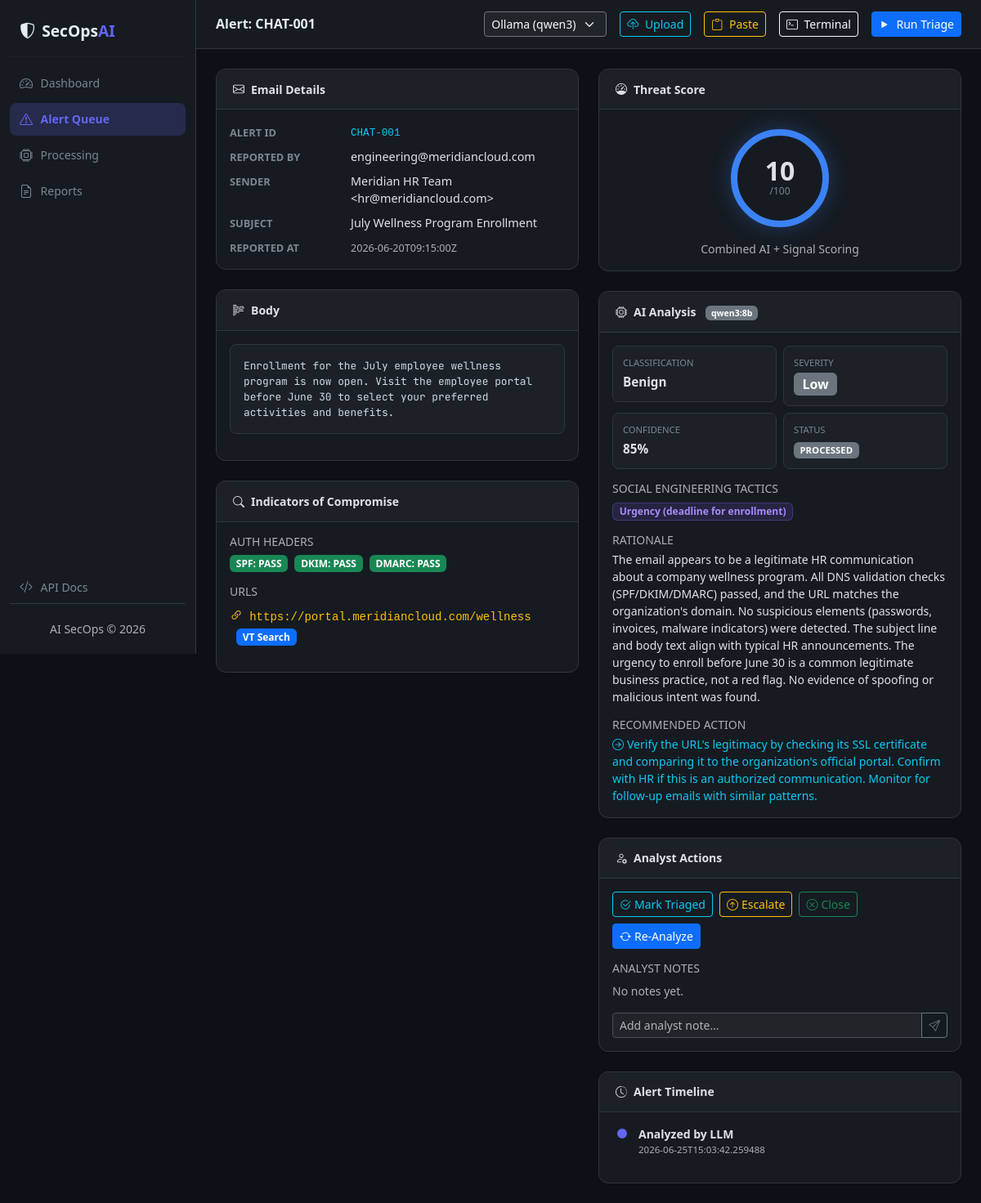
The app's page /alerts/CHAT-001 with its own data.
### tables this page shows
CREATE TABLE alerts (
                    alert_id            TEXT PRIMARY KEY,
                    sender_email        TEXT,
                    sender_display_name TEXT,
                    subject             TEXT,
                    body_text           TEXT,
                    urls                TEXT,
                    attachments         TEXT,
                    spf                 TEXT,
                    dkim                TEXT,
                    dmarc               TEXT,
                    reported_by         TEXT,
                    reported_at         TEXT,
                    classification      TEXT,
                    severity            TEXT,
                    confidence          INTEGER,
                    threat_score        INTEGER,
                    status              TEXT DEFAULT 'NEW',
                    rationale           TEXT,
                    recommended_action  TEXT,
                    social_engineering_tactics TEXT,
                    processed_at        TEXT
                );

CREATE TABLE audit_log (
                    id          INTEGER PRIMARY KEY AUTOINCREMENT,
                    alert_id    TEXT,
                    action      TEXT,
                    note        TEXT,
                    timestamp   TEXT
                );

### app/routes/alerts.py (the view)
@router.get("/{alert_id}", name="alert_detail")
async def alert_detail(request: Request, alert_id: str):
    db    = request.app.state.db
    alert = db.get_alert(alert_id)
    if not alert:
        return request.app.state.templates.TemplateResponse("404.html", {"request": request}, status_code=404)
    _enrich(alert)
    audit = db.get_audit_log(alert_id)
    notes = db.get_notes(alert_id)
    return request.app.state.templates.TemplateResponse("alert_detail.html", {
        "request": request,
        "alert":   alert,
        "audit":   audit,
        "notes":   notes,
    })

### app/templates/alert_detail.html (shortened to what this page needs)
{% extends "base.html" %}
{% block page_title %}Alert: {{ alert.alert_id }}{% endblock %}
{% block content %}
<div class="row g-4">
  <div class="col-lg-6">
    <div class="card card-dark mb-4">
      <div class="card-header"><i class="bi bi-envelope me-2"></i>Email Details</div>
      <div class="card-body">
        <dl class="row mb-0 detail-dl">
          <dt>Alert ID</dt>
          <dd><code class="text-info">{{ alert.alert_id }}</code></dd>
          <dt>Reported By</dt>
          <dd>{{ alert.reported_by or '—' }}</dd>
          <dt>Sender</dt>
          <dd>{{ alert.sender_display_name or '' }} &lt;{{ alert.sender_email }}&gt;</dd>
          <dt>Subject</dt>
          <dd>{{ alert.subject }}</dd>
          <dt>Reported At</dt>
          <dd><small class="text-muted">{{ alert.reported_at }}</small></dd>
        </dl>
      </div>
    </div>
    <div class="card card-dark mb-4">
      <div class="card-header"><i class="bi bi-body-text me-2"></i>Body</div>
      <div class="card-body">
        <pre class="body-pre">{{ alert.body_text }}</pre>
      </div>
    </div>
    <div class="card card-dark mb-4">
      <div class="card-header"><i class="bi bi-search me-2"></i>Indicators of Compromise</div>
      <div class="card-body">
        <h6 class="small text-muted mb-2">AUTH HEADERS</h6>
        <div class="d-flex gap-2 mb-3 flex-wrap">
          <span class="badge {% if alert.spf == 'fail' %}bg-danger{% else %}bg-success{% endif %}">
            SPF: {{ alert.spf | upper }}
          </span>
          <span class="badge {% if alert.dkim == 'fail' %}bg-danger{% else %}bg-success{% endif %}">
            DKIM: {{ alert.dkim | upper }}
          </span>
          <span class="badge {% if alert.dmarc == 'fail' %}bg-danger{% else %}bg-success{% endif %}">
            DMARC: {{ alert.dmarc | upper }}
          </span>
        </div>
        {% if alert.urls_list %}
        <h6 class="small text-muted mb-2">URLS</h6>
        <ul class="list-unstyled mb-3">
          {% for u in alert.urls_list %}
          <li class="mb-1"><i class="bi bi-link-45deg text-warning me-1"></i>
            <code class="text-warning">{{ u }}</code>
            <a href="https://www.virustotal.com/gui/search?query={{ u | urlencode }}" target="_blank" class="badge bg-primary text-decoration-none ms-2">
              VT Search
            </a>
          </li>
          {% endfor %}
        </ul>
        {% endif %}
      </div>
    </div>
  </div>
  <div class="col-lg-6">
    <div class="card card-dark mb-4 border-{% if alert.threat_score >= 70 %}danger{% elif alert.threat_score >= 40 %}warning{% else %}info{% endif %}">
      <div class="card-header"><i class="bi bi-speedometer me-2"></i>Threat Score</div>
      <div class="card-body text-center">
        <div class="threat-score-ring
          {% if alert.threat_score >= 70 %}ring-critical{% elif alert.threat_score >= 40 %}ring-high{% else %}ring-low{% endif %}">
          <span class="score-value">{{ alert.threat_score or 0 }}</span>
          <span class="score-max">/100</span>
        </div>
        <div class="mt-2 text-muted small">Combined AI + Signal Scoring</div>
      </div>
    </div>
    <div class="card card-dark mb-4">
      <div class="card-header"><i class="bi bi-cpu me-2"></i>AI Analysis
        <span class="badge bg-secondary ms-2">qwen3:8b</span>
      </div>
      <div class="card-body">
        <div class="row g-2 mb-3">
          <div class="col-6">
            <div class="analysis-field">
              <div class="analysis-label">Classification</div>
              <div class="analysis-value">{{ alert.classification or '—' }}</div>
            </div>
          </div>
          <div class="col-6">
            <div class="analysis-field">
              <div class="analysis-label">Severity</div>
              <div class="analysis-value">
                <span class="badge bg-{% if alert.severity=='Critical' %}danger{% elif alert.severity=='High' %}warning{% elif alert.severity=='Medium' %}info{% else %}secondary{% endif %} fs-6">
                  {{ alert.severity or '—' }}
                </span>
              </div>
            </div>
          </div>
          <div class="col-6">
            <div class="analysis-field">
              <div class="analysis-label">Confidence</div>
              <div class="analysis-value fw-bold">{{ alert.confidence or 0 }}%</div>
            </div>
          </div>
          <div class="col-6">
            <div class="analysis-field">
              <div class="analysis-label">Status</div>
              <div class="analysis-value">
                <span class="badge bg-{{ alert.status_color }}">{{ alert.status }}</span>
              </div>
            </div>
          </div>
        </div>
        {% if alert.tactics_list %}
        <h6 class="small text-muted mb-2">SOCIAL ENGINEERING TACTICS</h6>
        <div class="d-flex flex-wrap gap-2 mb-3">
          {% for t in alert.tactics_list %}
          <span class="badge bg-purple-subtle text-purple border border-purple-subtle">{{ t }}</span>
          {% endfor %}
        </div>
        {% endif %}
        <h6 class="small text-muted mb-1">RATIONALE</h6>
        <p class="small mb-3">{{ alert.rationale or '—' }}</p>
        <h6 class="small text-muted mb-1">RECOMMENDED ACTION</h6>
        <p class="small text-info mb-0">
          <i class="bi bi-arrow-right-circle me-1"></i>{{ alert.recommended_action or '—' }}
        </p>
      </div>
    </div>
    <div class="card card-dark mb-4">
      <div class="card-header"><i class="bi bi-person-gear me-2"></i>Analyst Actions</div>
      <div class="card-body">
        <div class="d-flex flex-wrap gap-2 mb-3">
          <form method="POST" action="/alerts/{{ alert.alert_id }}/status">
            <button class="btn btn-sm btn-outline-info" type="submit">
              <i class="bi bi-check2-circle me-1"></i>Mark Triaged
            </button>
          </form>
          <form method="POST" action="/alerts/{{ alert.alert_id }}/status">
            <button class="btn btn-sm btn-outline-warning" type="submit">
              <i class="bi bi-arrow-up-circle me-1"></i>Escalate
            </button>
          </form>
          <form method="POST" action="/alerts/{{ alert.alert_id }}/status">
            <button class="btn btn-sm btn-outline-success" type="submit">
              <i class="bi bi-x-circle me-1"></i>Close
            </button>
          </form>
          <button class="btn btn-sm btn-primary" type="button"
                  hx-post="/api/reanalyze/{{ alert.alert_id }}" hx-swap="none"
                  onclick="this.disabled=true; this.innerHTML='<i class=\'bi bi-arrow-repeat spin me-1\'></i>Analyzing...'; showToast('Re-Analysis Started', 'Qwen is analyzing this alert. The page will auto-reload in 10 seconds.', 'info'); setTimeout(()=>{window.location.reload()}, 10000)">
            <i class="bi bi-arrow-repeat me-1"></i>Re-Analyze
          </button>
        </div>
        <h6 class="small text-muted mb-2">ANALYST NOTES</h6>
        {% for n in notes %}
        <div class="note-bubble mb-2">
          <div class="note-text">{{ n.note }}</div>
          <div class="note-time text-muted">{{ n.created_at }}</div>
        </div>
        {% else %}
        <p class="text-muted small">No notes yet.</p>
        {% endfor %}
        <form method="POST" action="/alerts/{{ alert.alert_id }}/note" class="mt-2">
          <div class="input-group input-group-sm">
            <input class="form-control"
                   name="note" placeholder="Add analyst note…" required/>
            <button class="btn btn-outline-secondary" type="submit">
              <i class="bi bi-send"></i>
            </button>
          </div>
        </form>
      </div>
    </div>
    <div class="card card-dark">
      <div class="card-header"><i class="bi bi-clock-history me-2"></i>Alert Timeline</div>
      <div class="card-body p-0">
        <ul class="timeline-list">
          {% for e in audit %}
          <li class="timeline-item">
            <span class="timeline-dot"></span>
            <div class="timeline-content">
              <div class="timeline-action">{{ e.action }}</div>
              <div class="timeline-time text-muted">{{ e.timestamp }}</div>
            </div>
          </li>
          {% else %}
          <li class="timeline-item"><span class="timeline-dot"></span>
            <div class="timeline-content text-muted small">No events yet.</div>
          </li>
          {% endfor %}
        </ul>
      </div>
    </div>
  </div>
</div>
{% endblock %}

### app/static/css/main.css (style rules this page uses)
:root { --bg: #0d1117; --surface: #161b22; --surface-2: #1c2128; --border: #30363d; --text: #e6edf3; --text-muted: #7d8590; --accent: #6366f1; --accent-glow: rgba(99,102,241,.2); --sidebar-w: 240px; font-family: 'Inter', system-ui, sans-serif; }
html, body { height: 100%; background: var(--bg); color: var(--text); }
.card-dark { background: var(--surface) !important; border: 1px solid var(--border) !important; border-radius: 12px; }
.card-dark .card-header { background: var(--surface-2) !important; border-bottom: 1px solid var(--border); font-weight: 600; font-size: .875rem; border-radius: 12px 12px 0 0 !important; padding: .85rem 1.25rem; }
.bg-purple-subtle { background: rgba(139,92,246,.15); }
.text-purple { color: #a78bfa; }
.border-purple-subtle { border-color: rgba(139,92,246,.3) !important; }
.threat-score-ring { display: inline-flex; flex-direction: column; align-items: center; justify-content: center; width: 120px; height: 120px; border-radius: 50%; border: 8px solid; margin: .5rem auto; }
.ring-low { border-color: #3b82f6; box-shadow: 0 0 24px rgba(59,130,246,.3); }
.score-value { font-size: 2rem; font-weight: 800; line-height: 1; }
.score-max { font-size: .75rem; color: var(--text-muted); }
.detail-dl { display: grid; grid-template-columns: 140px 1fr; gap: .5rem; }
.detail-dl dt { font-size: .8rem; text-transform: uppercase; color: var(--text-muted); align-self: start; padding-top: .15rem; }
.detail-dl dd { margin: 0; font-size: .9rem; }
.body-pre { white-space: pre-wrap; word-break: break-word; background: var(--surface-2); border-radius: 8px; padding: 1rem; font-family: 'JetBrains Mono', monospace; font-size: .8rem; color: #cdd9e5; border: 1px solid var(--border); max-height: 200px; overflow-y: auto; }
.analysis-field { background: var(--surface-2); border: 1px solid var(--border); border-radius: 8px; padding: .75rem; }
.analysis-label { font-size: .7rem; text-transform: uppercase; color: var(--text-muted); margin-bottom: .25rem; }
.analysis-value { font-weight: 600; font-size: .95rem; }
.timeline-list { list-style: none; padding: 1rem 1.25rem; margin: 0; }
.timeline-item { display: flex; gap: .75rem; position: relative; padding-bottom: 1rem; }
.timeline-dot { width: 16px; height: 16px; border-radius: 50%; background: var(--accent); flex-shrink: 0; margin-top: 2px; border: 2px solid var(--surface); }
.timeline-action { font-size: .875rem; font-weight: 600; }
.timeline-time { font-size: .72rem; }

### records on screen
alerts: alert_id "CHAT-001", reported_by "engineering@meridiancloud.com", sender_display_name "Meridian HR Team", sender_email "hr@meridiancloud.com", subject "July Wellness Program Enrollment", reported_at "2026-06-20T09:15:00Z", body_text "Enrollment for the July employee wellness program is now open. Visit the employee portal before June 30 to select your preferred activities and benefits.", spf "PASS", dkim "PASS", dmarc "PASS", threat_score "10", classification "Benign", severity "Low", confidence "85", status "PROCESSED", rationale "The email appears to be a legitimate HR communication about a company wellness program. All DNS validation checks (SPF/DKIM/DMARC) passed, and the URL matches the organization's domain. No suspicious elements (passwords, invoices, malware indicators) were detected. The subject line and body text align with typical HR announcements. The urgency to enroll before June 30 is a common legitimate business practice, not a red flag. No evidence of spoofing or malicious intent was found.", recommended_action "Verify the URL's legitimacy by checking its SSL certificate and comparing it to the organization's official portal. Confirm with HR if this is an authorized communication. Monitor for follow-up emails with similar patterns."
audit_log: action "Analyzed by LLM", timestamp "2026-06-25T15:03:42.259488"

### other values on screen
{{ u }} "https://portal.meridiancloud.com/wellness"
{{ t }} "Urgency (deadline for enrollment)"
